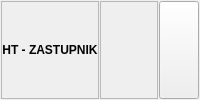
                 <widget class="QFrame" name="fraZastupnik">
                  <property name="sizePolicy">
                   <sizepolicy hsizetype="Preferred" vsizetype="Maximum">
                    <horstretch>0</horstretch>
                    <verstretch>0</verstretch>
                   </sizepolicy>
                  </property>
                  <property name="frameShape">
                   <enum>QFrame::NoFrame</enum>
                  </property>
                  <property name="frameShadow">
                   <enum>QFrame::Raised</enum>
                  </property>
                  <layout class="QHBoxLayout" name="horizontalLayout_37">
                   <property name="spacing">
                    <number>1</number>
                   </property>
                   <property name="leftMargin">
                    <number>1</number>
                   </property>
                   <property name="topMargin">
                    <number>1</number>
                   </property>
                   <property name="rightMargin">
                    <number>1</number>
                   </property>
                   <property name="bottomMargin">
                    <number>1</number>
                   </property>
                   <item>
                    <widget class="QLabel" name="lblZastupnikTitle">
                     <property name="sizePolicy">
                      <sizepolicy hsizetype="Preferred" vsizetype="Preferred">
                       <horstretch>0</horstretch>
                       <verstretch>0</verstretch>
                      </sizepolicy>
                     </property>
                     <property name="maximumSize">
                      <size>
                       <width>120</width>
                       <height>16777215</height>
                      </size>
                     </property>
                     <property name="font">
                      <font>
                       <weight>75</weight>
                       <bold>true</bold>
                      </font>
                     </property>
                     <property name="frameShape">
                      <enum>QFrame::StyledPanel</enum>
                     </property>
                     <property name="text">
                      <string>HT - ZASTUPNIK</string>
                     </property>
                     <property name="alignment">
                      <set>Qt::AlignCenter</set>
                     </property>
                    </widget>
                   </item>
                   <item>
                    <widget class="QLabel" name="lblZastupnik">
                     <property name="font">
                      <font>
                       <weight>75</weight>
                       <bold>true</bold>
                      </font>
                     </property>
                     <property name="frameShape">
                      <enum>QFrame::StyledPanel</enum>
                     </property>
                     <property name="text">
                      <string/>
                     </property>
                     <property name="alignment">
                      <set>Qt::AlignCenter</set>
                     </property>
                    </widget>
                   </item>
                   <item>
                    <widget class="QPushButton" name="btnZastupnikRefresh">
                     <property name="sizePolicy">
                      <sizepolicy hsizetype="Maximum" vsizetype="Preferred">
                       <horstretch>0</horstretch>
                       <verstretch>0</verstretch>
                      </sizepolicy>
                     </property>
                     <property name="maximumSize">
                      <size>
                       <width>40</width>
                       <height>16777215</height>
                      </size>
                     </property>
                     <property name="font">
                      <font>
                       <weight>75</weight>
                       <bold>true</bold>
                      </font>
                     </property>
                     <property name="cursor">
                      <cursorShape>PointingHandCursor</cursorShape>
                     </property>
                     <property name="toolTip">
                      <string>Kontakt podaci o zastupniku.</string>
                     </property>
                     <property name="statusTip">
                      <string>Kontakt podaci o zastupniku.</string>
                     </property>
                     <property name="whatsThis">
                      <string>Kontakt podaci o zastupniku.</string>
                     </property>
                     <property name="text">
                      <string/>
                     </property>
                     <property name="icon">
                      <iconset resource="../../resources/DonatForm.qrc">
                       <normaloff>:/InDonat/Forms/images/contacts.gif</normaloff>:/InDonat/Forms/images/contacts.gif</iconset>
                     </property>
                    </widget>
                   </item>
                  </layout>
                 </widget>
